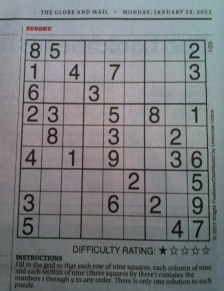
#> input picture img/sudoku.jpg, 224 x 291 px
$ python edge_prewitt.py
#> lines starting #> are read from the running program, lines starting #| are printed output that depends on the picture
# 프리윗 마스크를 적용한 경계 검출

import cv2
import numpy as np

file_name = "../img/sudoku.jpg"
img = cv2.imread(file_name)
#> img is the input picture: shape (291, 224, 3); mean B, G, R 127.4, 124.5, 122.2

# 프리윗 커널 생성
gx_k = np.array([[-1,0,1], [-1,0,1],[-1,0,1]])
gy_k = np.array([[-1,-1,-1],[0,0,0], [1,1,1]])

# 프리윗 커널 필터 적용
edge_gx = cv2.filter2D(img, -1, gx_k)
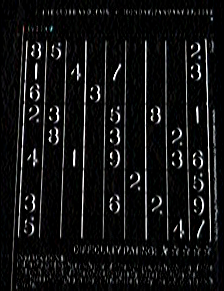
#> edge_gx: shape (291, 224, 3); mean B, G, R 18.8, 18.6, 18.4
edge_gy = cv2.filter2D(img, -1, gy_k)
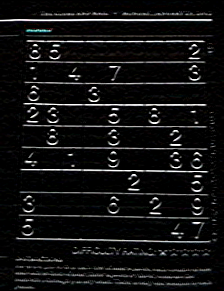
#> edge_gy: shape (291, 224, 3); mean B, G, R 18.8, 18.6, 18.7

# 결과 출력
merged = np.hstack((img, edge_gx, edge_gy, edge_gx+edge_gy))
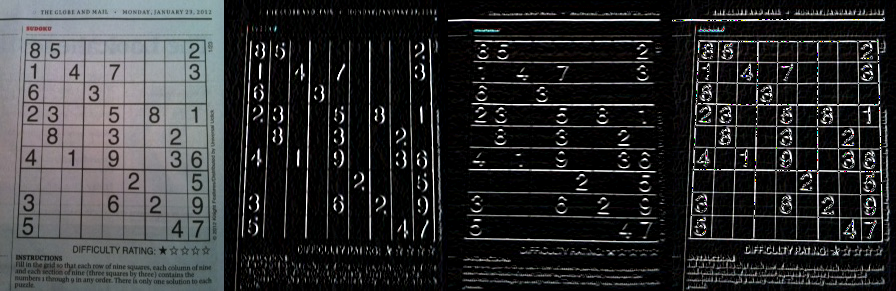
#> merged: shape (291, 896, 3); mean B, G, R 49.6, 48.6, 48
cv2.imshow('prewitt', merged)
cv2.waitKey(0)
cv2.destroyAllWindows()

$ run again, with img/car_01.jpg copied over img/sudoku.jpg
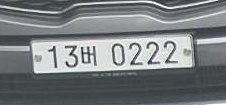
#> input picture img/car_01.jpg, 226 x 105 px
#> img is the input picture: shape (105, 226, 3); mean B, G, R 126.6, 124.2, 120.1
#> `edge_gy = cv2.filter2D(img, -1, gy_k)`:
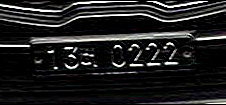
#> edge_gy: shape (105, 226, 3); mean B, G, R 32.1, 31.9, 32
#> `merged = np.hstack((img, edge_gx, edge_gy, edge_gx+edge_gy))`:
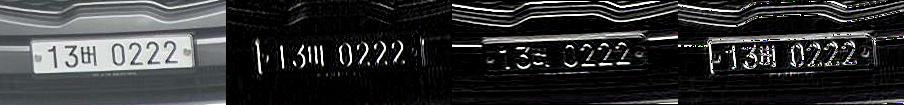
#> merged: shape (105, 904, 3); mean B, G, R 51.7, 50.9, 50

$ run again, with img/car_02.jpg copied over img/sudoku.jpg
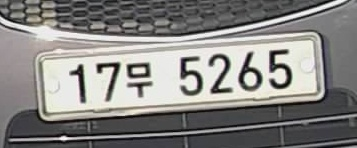
#> input picture img/car_02.jpg, 357 x 148 px
#> img is the input picture: shape (148, 357, 3); mean B, G, R 130.7, 133.3, 134.7
#> `edge_gy = cv2.filter2D(img, -1, gy_k)`:
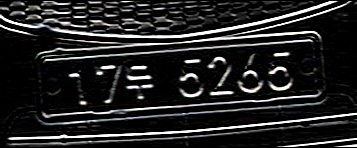
#> edge_gy: shape (148, 357, 3); mean B, G, R 35.9, 35.8, 35.8
#> `merged = np.hstack((img, edge_gx, edge_gy, edge_gx+edge_gy))`:
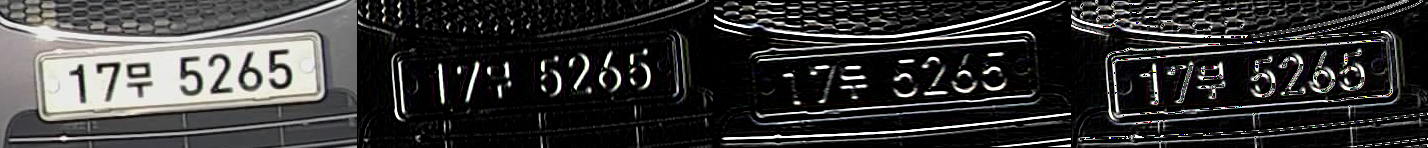
#> merged: shape (148, 1428, 3); mean B, G, R 55, 55.6, 56
